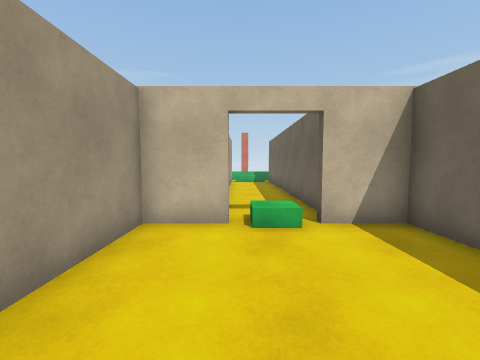
view 1 (above)

12 first-person views from a walk through a scene from a Unity 3-D project. The camera is 1.3 m above the floor, tilts 4° down and sees 90° across. The floor is counted in squares, 1 m on a side. Each view is taken from the middle of a square. On the plan, view 1 faces up. The plan holds only what a view shows up to about 12 squares ahead; the rest is blank. The place goes on beyond the plan. The player is left out.

view 2
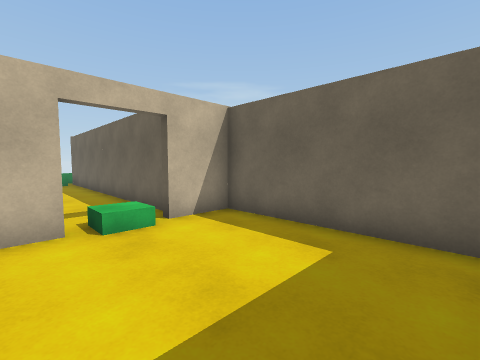

view 3
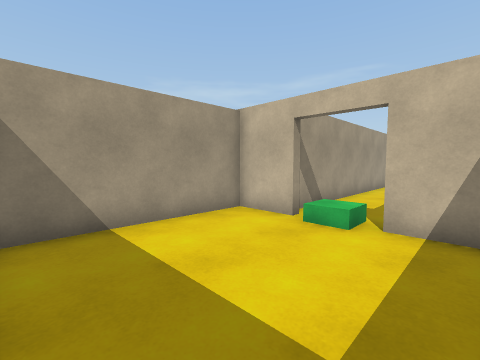

view 4
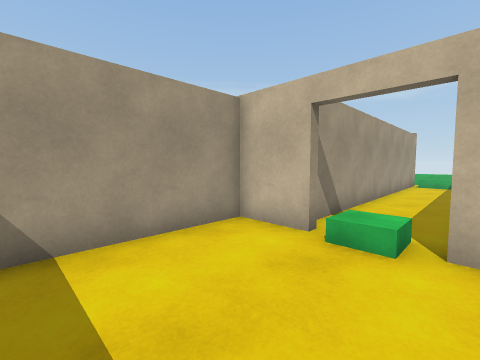

view 5
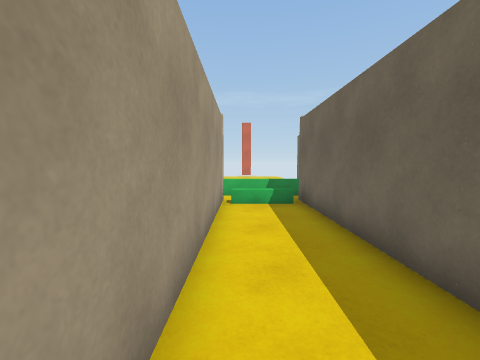

view 6
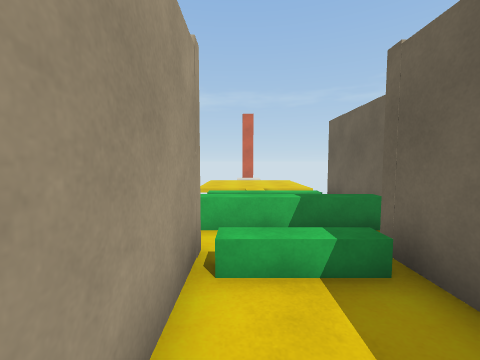

view 7
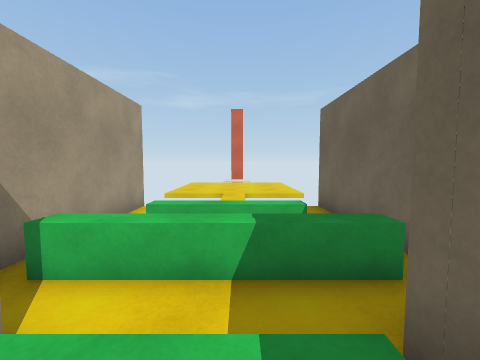

view 8
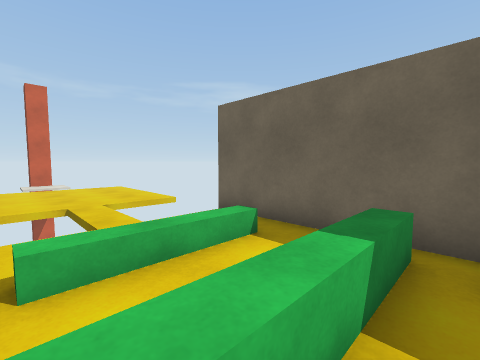

view 9
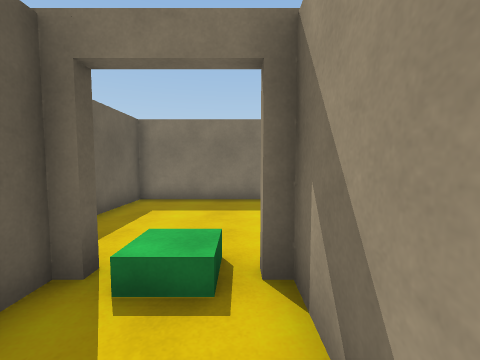

view 10
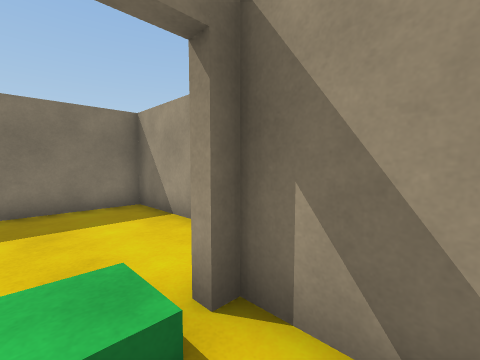

view 11
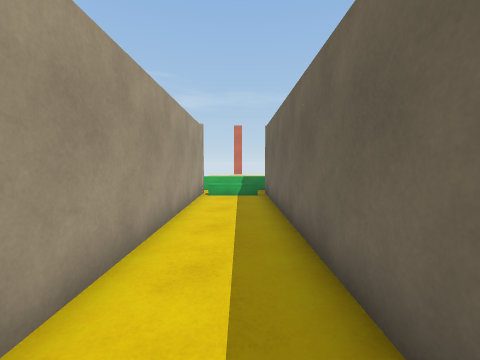

view 12
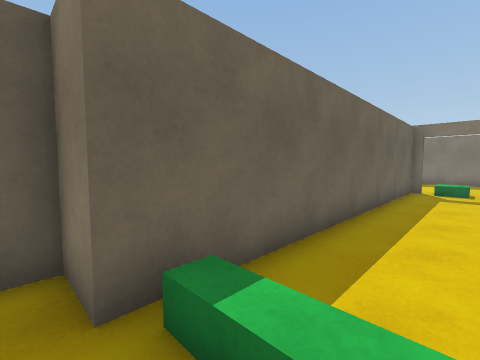

### Floor plan
Key: @ floor where view 1 was taken; # wall or solid block; . floor; ^ raised ledge; O other object.
Columns run from 2 left of view 1 to 4 right of it. Each row starts with its distance up from view 1.
 21 #    #
 20 #....##
 19 #^^^^##
 18  .....#
 17  #OO###
 16  #..#
 15  #..#
 14  #..#
 13  #..#
 12  #..#
 11  #..#
 10  #..#
  9  #..#
  8  #..#
  7  #..#
  6 ##..#
  5 #OOOOO#
  4 #.....#
  3 #.....#
  2 #.....#
  1 #.....#
  0 #.@...#
 -1 #######

Where each view was taken, in squares from view 1:
view 1: 0 up, 0 right, facing up
view 2: 0 up, 1 left, facing up-right
view 3: 0 up, 3 right, facing up-left
view 4: 1 up, 2 right, facing up-left
view 5: 9 up, 0 right, facing up
view 6: 14 up, 0 right, facing up
view 7: 16 up, 1 right, facing up
view 8: 18 up, 1 left, facing up-right
view 9: 8 up, 0 right, facing down
view 10: 7 up, 1 right, facing down-left
view 11: 7 up, 1 right, facing up
view 12: 18 up, 0 right, facing down-right
